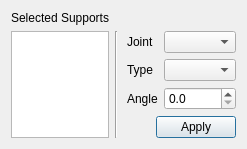
<?xml version="1.0" encoding="UTF-8"?>
<ui version="4.0">
 <class>EditSupportsDialog</class>
 <widget class="QDialog" name="EditSupportsDialog">
  <property name="geometry">
   <rect>
    <x>0</x>
    <y>0</y>
    <width>227</width>
    <height>141</height>
   </rect>
  </property>
  <property name="windowTitle">
   <string>Edit Supports</string>
  </property>
  <layout class="QGridLayout" name="gridLayout">
   <item row="0" column="0">
    <widget class="QLabel" name="selectedSupportsLabel">
     <property name="sizePolicy">
      <sizepolicy hsizetype="Preferred" vsizetype="Maximum">
       <horstretch>0</horstretch>
       <verstretch>0</verstretch>
      </sizepolicy>
     </property>
     <property name="text">
      <string>Selected Supports</string>
     </property>
    </widget>
   </item>
   <item row="1" column="0" rowspan="2">
    <widget class="QTextEdit" name="selectedSupportsTextEdit">
     <property name="acceptDrops">
      <bool>false</bool>
     </property>
     <property name="undoRedoEnabled">
      <bool>false</bool>
     </property>
     <property name="readOnly">
      <bool>true</bool>
     </property>
     <property name="acceptRichText">
      <bool>false</bool>
     </property>
    </widget>
   </item>
   <item row="1" column="1" rowspan="2" colspan="2">
    <widget class="Line" name="line">
     <property name="orientation">
      <enum>Qt::Vertical</enum>
     </property>
    </widget>
   </item>
   <item row="1" column="3" colspan="2">
    <layout class="QFormLayout" name="formLayout">
     <item row="0" column="0">
      <widget class="QLabel" name="supportJointLabel">
       <property name="text">
        <string>Joint</string>
       </property>
      </widget>
     </item>
     <item row="0" column="1">
      <widget class="ComboBox" name="supportJointComboBox"/>
     </item>
     <item row="1" column="0">
      <widget class="QLabel" name="supportTypeLabel">
       <property name="text">
        <string>Type</string>
       </property>
      </widget>
     </item>
     <item row="1" column="1">
      <widget class="ComboBox" name="supportTypeComboBox">
       <property name="sizeAdjustPolicy">
        <enum>QComboBox::AdjustToContentsOnFirstShow</enum>
       </property>
       <property name="iconSize">
        <size>
         <width>32</width>
         <height>32</height>
        </size>
       </property>
      </widget>
     </item>
     <item row="2" column="0">
      <widget class="QLabel" name="supportAngleLabel">
       <property name="text">
        <string>Angle</string>
       </property>
      </widget>
     </item>
     <item row="2" column="1">
      <widget class="QDoubleSpinBox" name="supportAngleDoubleSpinBox">
       <property name="decimals">
        <number>1</number>
       </property>
       <property name="maximum">
        <double>360.000000000000000</double>
       </property>
      </widget>
     </item>
    </layout>
   </item>
   <item row="2" column="2" colspan="2">
    <spacer name="horizontalSpacer">
     <property name="orientation">
      <enum>Qt::Horizontal</enum>
     </property>
     <property name="sizeHint" stdset="0">
      <size>
       <width>26</width>
       <height>20</height>
      </size>
     </property>
    </spacer>
   </item>
   <item row="2" column="4">
    <widget class="QPushButton" name="editSupportsPushButton">
     <property name="text">
      <string>Apply</string>
     </property>
     <property name="icon">
      <iconset resource="../../rsc.qrc">
       <normaloff>:/icons/dialog-ok-apply.png</normaloff>:/icons/dialog-ok-apply.png</iconset>
     </property>
    </widget>
   </item>
  </layout>
 </widget>
 <customwidgets>
  <customwidget>
   <class>ComboBox</class>
   <extends>QComboBox</extends>
   <header>combobox.h</header>
  </customwidget>
 </customwidgets>
 <resources>
  <include location="../../rsc.qrc"/>
 </resources>
 <connections/>
</ui>
